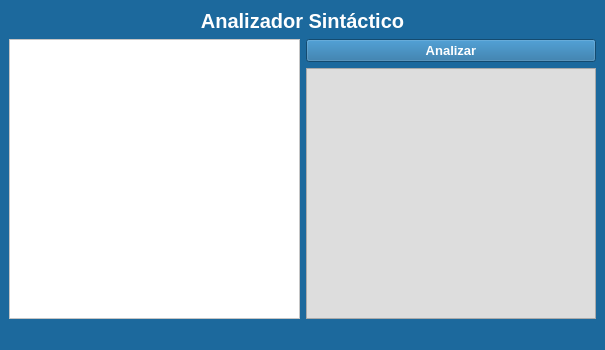
<?xml version="1.0" encoding="UTF-8"?>
<ui version="4.0">
 <class>MainWindow</class>
 <widget class="QMainWindow" name="MainWindow">
  <property name="geometry">
   <rect>
    <x>0</x>
    <y>0</y>
    <width>605</width>
    <height>350</height>
   </rect>
  </property>
  <property name="minimumSize">
   <size>
    <width>450</width>
    <height>350</height>
   </size>
  </property>
  <property name="maximumSize">
   <size>
    <width>1050</width>
    <height>950</height>
   </size>
  </property>
  <property name="windowTitle">
   <string>Proyecto - Samira Suárez|David Yánez</string>
  </property>
  <property name="styleSheet">
   <string notr="true">background-color:rgb(28, 105, 157);
color:white;
</string>
  </property>
  <widget class="QWidget" name="centralwidget">
   <layout class="QGridLayout" name="gridLayout">
    <item row="0" column="0" colspan="2">
     <widget class="QLabel" name="Label_title">
      <property name="font">
       <font>
        <pointsize>15</pointsize>
        <weight>75</weight>
        <bold>true</bold>
       </font>
      </property>
      <property name="text">
       <string>Analizador Sintáctico</string>
      </property>
      <property name="alignment">
       <set>Qt::AlignCenter</set>
      </property>
     </widget>
    </item>
    <item row="1" column="0" rowspan="2">
     <widget class="QPlainTextEdit" name="plainTextEdit">
      <property name="font">
       <font>
        <pointsize>10</pointsize>
       </font>
      </property>
      <property name="styleSheet">
       <string notr="true">background-color:white;
color: black;</string>
      </property>
      <property name="horizontalScrollBarPolicy">
       <enum>Qt::ScrollBarAlwaysOff</enum>
      </property>
     </widget>
    </item>
    <item row="1" column="1">
     <widget class="QPushButton" name="pushButton">
      <property name="font">
       <font>
        <pointsize>10</pointsize>
        <weight>75</weight>
        <bold>true</bold>
       </font>
      </property>
      <property name="cursor">
       <cursorShape>PointingHandCursor</cursorShape>
      </property>
      <property name="text">
       <string>Analizar</string>
      </property>
     </widget>
    </item>
    <item row="2" column="1">
     <widget class="QListWidget" name="ListWidget">
      <property name="font">
       <font>
        <pointsize>10</pointsize>
       </font>
      </property>
      <property name="styleSheet">
       <string notr="true">background-color:rgb(221, 221, 221);
color: black;</string>
      </property>
     </widget>
    </item>
   </layout>
  </widget>
  <widget class="QStatusBar" name="statusbar"/>
 </widget>
 <resources/>
 <connections/>
</ui>
